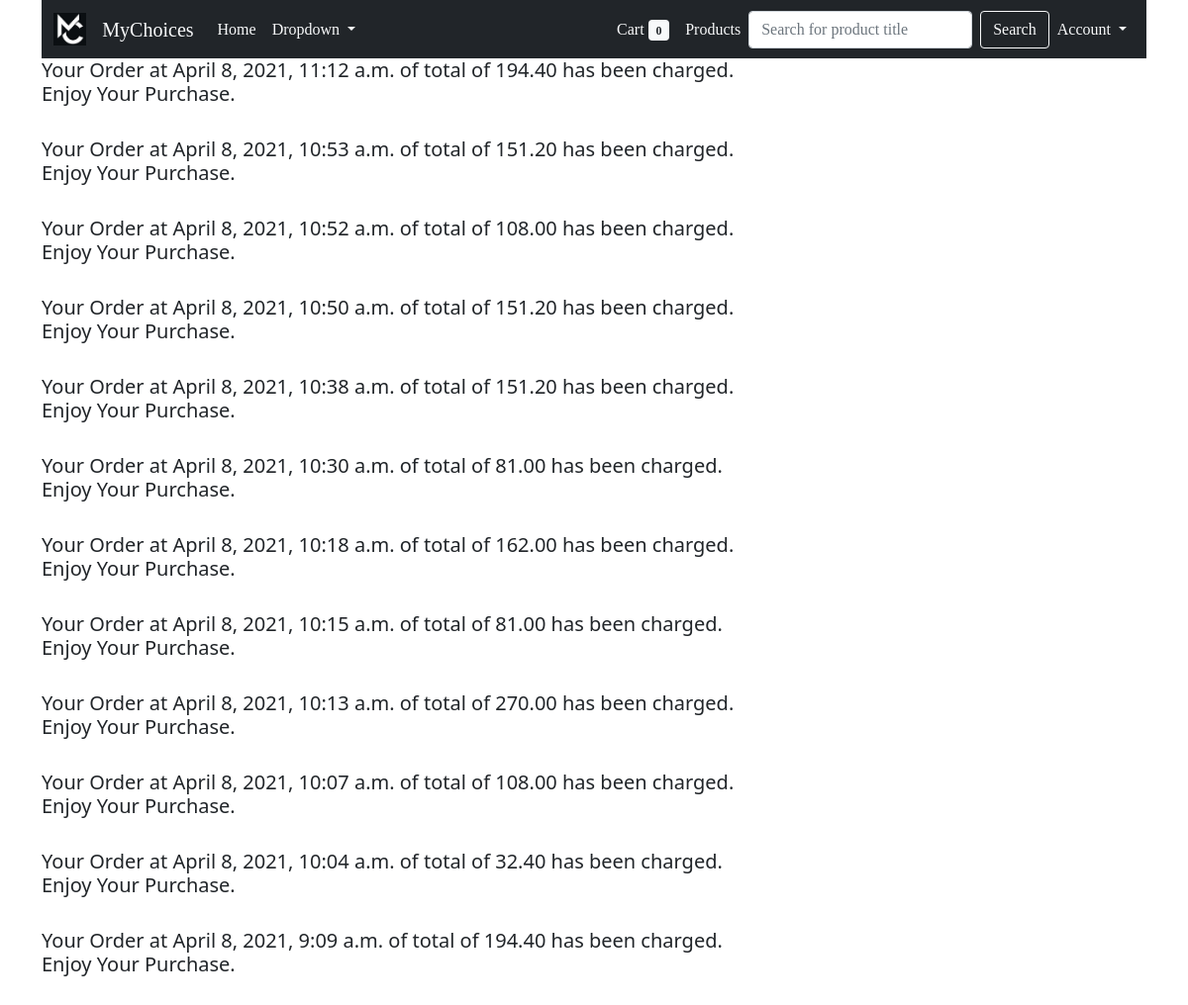
The page /orders/ (signed in) on the database as committed earlier.
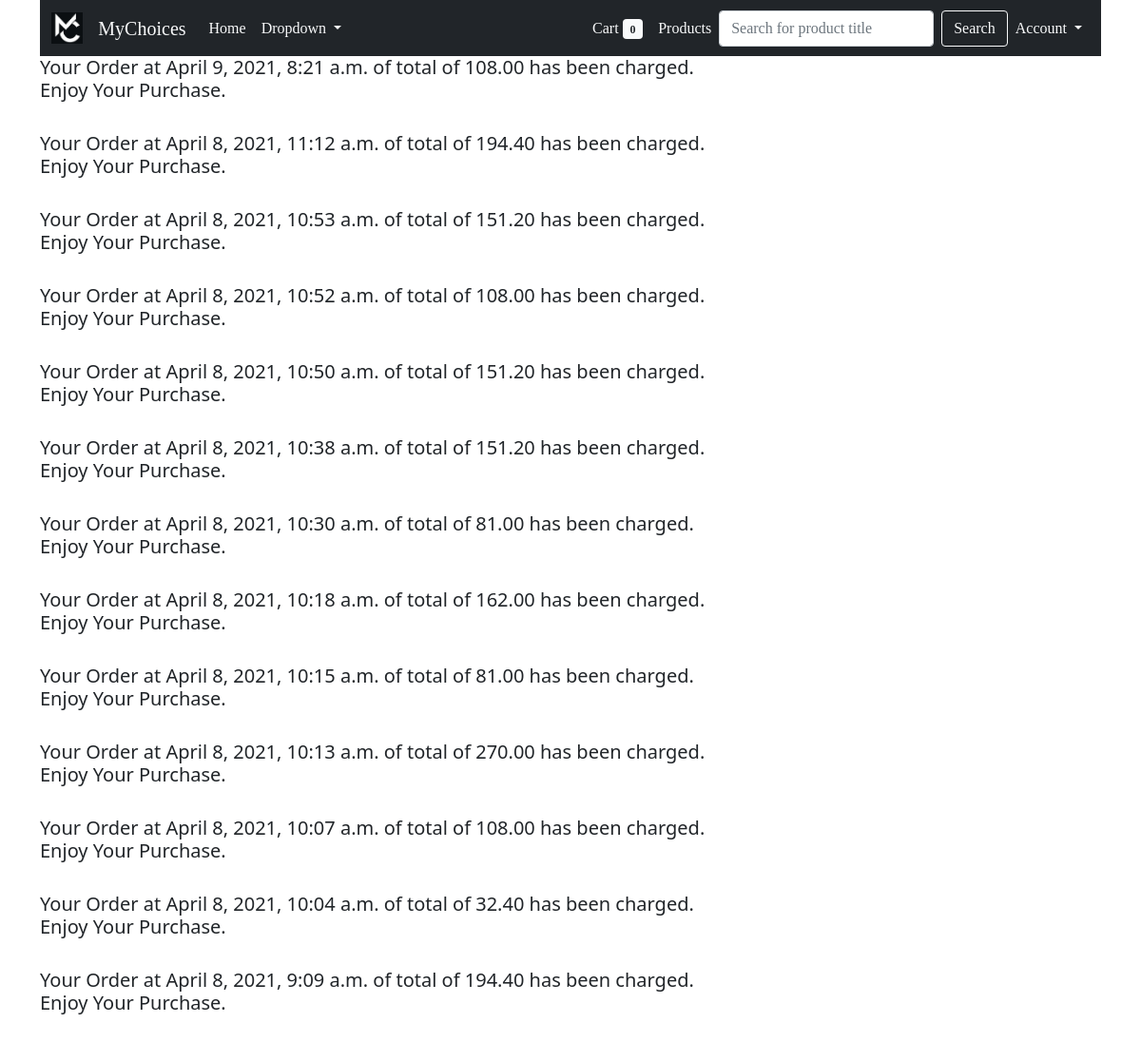
The same page on the database as committed later.
### orders/models.py (models this page shows, shortened)
class Order(models.Model):
    user = models.ForeignKey(settings.AUTH_USER_MODEL,null=True,blank=True,on_delete=models.CASCADE)
    order_id = models.CharField(max_length = 120, default = "ABC" , unique = True)
    cart = models.ForeignKey(Cart,on_delete=models.CASCADE)
    status = models.CharField(max_length = 120, choices = STATUS_CHOICES, default = "Started")
    shipping_address = models.ForeignKey(UserAddress, related_name='shipping_address', on_delete=models.CASCADE, null=True,blank=True)
    billing_address = models.ForeignKey(UserAddress, related_name='billing_address', on_delete=models.CASCADE, null=True,blank=True)
    timestamp = models.DateTimeField(default=timezone.now)
    updated = models.DateTimeField(default=timezone.now)
    sub_total = models.DecimalField(default=10.99, max_digits=1000, decimal_places= 2)
    tax_total = models.DecimalField(default=0.00, max_digits=1000, decimal_places= 2)
    final_total = models.DecimalField(default=10.99, max_digits=1000, decimal_places= 2)
    class Meta:
        ordering = ['-timestamp']

### orders/views.py (the view)
# urls.py: re_path(r'^orders/$', orderviews.orders, name = 'user_order'),
def orders(request):
    context = {}
    template = "orders/user.html"
    return render(request, template, context)

### templates/orders/user.html (shortened to what this page needs)
{% extends 'base.html' %}
{% block content %}
{% for order in user.order_set.all %}
<h5>
    Your Order at {{order.updated}} of total of {{order.final_total}} has been charged. <br>
    Enjoy Your Purchase. <br><br>
</h5>
{% endfor %}
{% endblock %}

Rows that differ between the two databases and show on the page:
added Order: updated "April 9, 2021, 8:21 a.m.", final_total "108.00"
